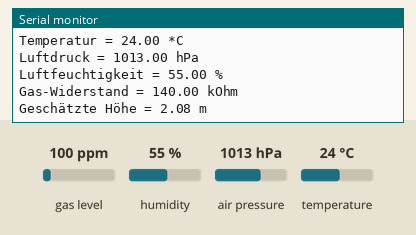
The sketch below on a simulated ESP32. Shown: the last lines printed to the serial monitor. The test bench sets the inputs (shaded band); at power-on: gas level 100 ppm, humidity 55 %, air pressure 1013 hPa, temperature 24 °C.

Above: at 1.2 s.
1.3 s: gas level set to 20 ppm
3.3 s: humidity set to 22 %
At 4.1 s:
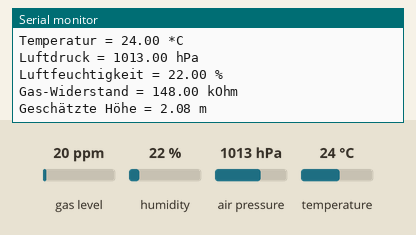
5.3 s: air pressure set to 952 hPa
At 7.1 s:
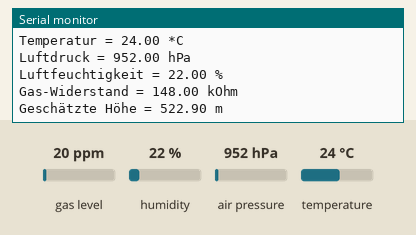

The sketch:

SensorTest.ino
```cpp
#include <Adafruit_BME680.h>

const float SEALEVEL_PRESSURE = 1013.25; // hPa

Adafruit_BME680 sensor;

void init_sensor(Adafruit_BME680& sensor) {
  sensor.setTemperatureOversampling(BME680_OS_8X);
  sensor.setHumidityOversampling(BME680_OS_2X);
  sensor.setPressureOversampling(BME680_OS_4X);
  sensor.setIIRFilterSize(BME680_FILTER_SIZE_3);
  sensor.setGasHeater(320, 150); // 320*C für 150 Millisekunden
}

void setup() {
  Serial.begin(115200);
  if (!sensor.begin(0x77)) {
    Serial.println("Konnte keinen BME680-Sensor finden.");
    return;
  }
  init_sensor(sensor);
}

void loop() {
  if (!sensor.performReading()) {
    Serial.println("Konnte keine Sensor-Daten lesen.");
  } else {
    Serial.printf("Temperatur = %.2f *C\n", sensor.temperature);
    Serial.printf("Luftdruck = %.2f hPa\n", sensor.pressure / 100.0);
    Serial.printf("Luftfeuchtigkeit = %.2f %%\n", sensor.humidity);
    Serial.printf("Gas-Widerstand = %.2f kOhm\n", sensor.gas_resistance / 1000.0);
    Serial.printf("Geschätzte Höhe = %.2f m\n\n", sensor.readAltitude(SEALEVEL_PRESSURE));
  }
  delay(3000);
}
```

Measured:
- after the input at 3.3 s, the serial monitor: prints a new line at once (image 1)
- after the input at 5.3 s, the serial monitor: prints a new line after 1.2 s (image 2)
